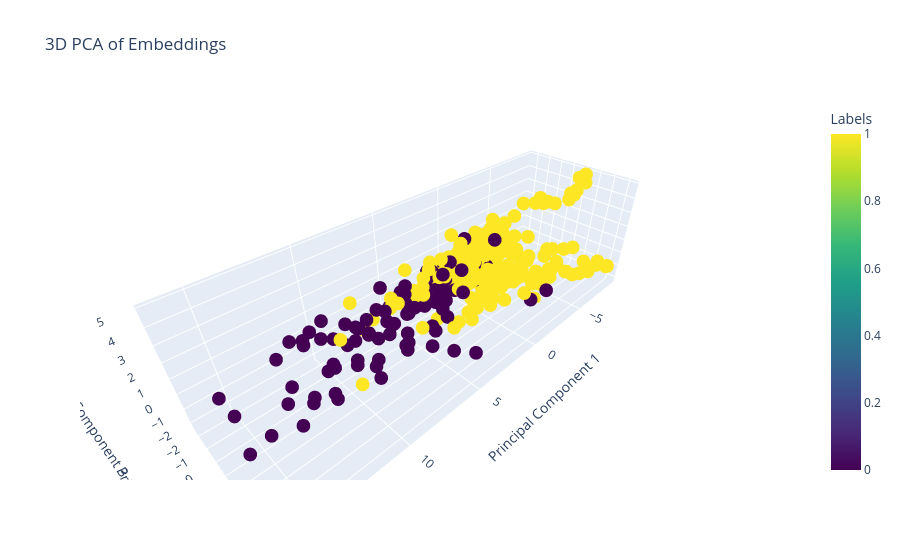

The notebook cell saved with this chart:
### Markdown cell above
# Plot 3D

### Code cell
import numpy as np
import pandas as pd
from sklearn.decomposition import PCA
import plotly.express as px
from sklearn.preprocessing import LabelEncoder
# Assuming `embeddings` is your (100, 512) array and `labels` is your label array
# Sample embeddings array
# embeddings = np.random.rand(100, 512)  # For testing; replace with your actual embeddings
# Sample labels array
# labels = np.random.choice(['A', 'B', 'C'], size=100)  # For testing; replace with your actual labels

# Step 1: Perform PCA
pca = PCA(n_components=3)  # Reduce to 2 dimensions
embeddings_pca = pca.fit_transform(all_embeds)

# Step 2: Create a DataFrame for plotting
df = pd.DataFrame(embeddings_pca, columns=['PC1', 'PC2', 'PC3'])
df['Labels'] = all_labels  # Add original labels

# Step 3: Create an interactive 3D scatter plot with Plotly
fig = px.scatter_3d(df, x='PC1', y='PC2', z='PC3', color='Labels',
                    title='3D PCA of Embeddings',
                    color_continuous_scale=px.colors.sequential.Viridis)

# Add appropriate labels and show the plot
fig.update_layout(scene=dict(
                    xaxis_title='Principal Component 1',
                    yaxis_title='Principal Component 2',
                    zaxis_title='Principal Component 3'))


fig.show()

### Figure 1 — Plotly figure (JSON) as saved in the notebook; plotly's stock layout.template omitted (floating-point values rounded to 4 significant figures; data arrays with more than 128 entries replaced by an {"elided": "..."} marker saying what was removed)
{"data": [{"hovertemplate": "PC1=%{x}<br>PC2=%{y}<br>PC3=%{z}<br>Labels=%{marker.color}<extra></extra>", "legendgroup": "", "marker": {"color": {"elided": "400 int values"}, "coloraxis": "coloraxis", "symbol": "circle"}, "mode": "markers", "name": "", "scene": "scene", "showlegend": false, "type": "scatter3d", "x": {"elided": "400 float values"}, "y": {"elided": "400 float values"}, "z": {"elided": "400 float values"}}], "layout": {"coloraxis": {"colorbar": {"title": {"text": "Labels"}}, "colorscale": [[0, "#440154"], [0.1111, "#482878"], [0.2222, "#3e4989"], [0.3333, "#31688e"], [0.4444, "#26828e"], [0.5556, "#1f9e89"], [0.6667, "#35b779"], [0.7778, "#6ece58"], [0.8889, "#b5de2b"], [1, "#fde725"]]}, "legend": {"tracegroupgap": 0}, "scene": {"domain": {"x": [0, 1], "y": [0, 1]}, "xaxis": {"title": {"text": "Principal Component 1"}}, "yaxis": {"title": {"text": "Principal Component 2"}}, "zaxis": {"title": {"text": "Principal Component 3"}}}, "title": {"text": "3D PCA of Embeddings"}}}
